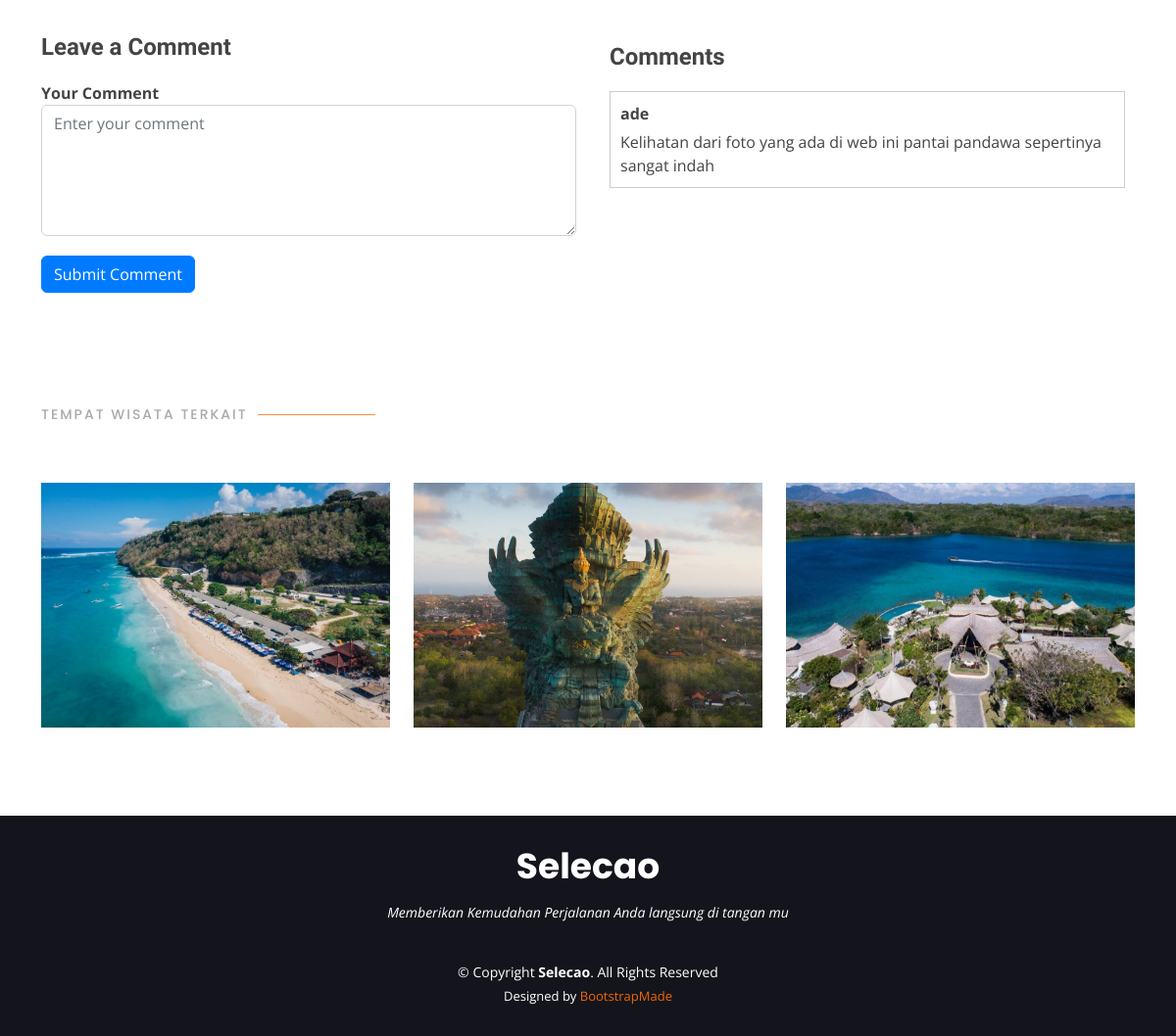
The app's page /portfolio-details-user.php?id_tempat_wisata=1 (signed in, lower part), older data.
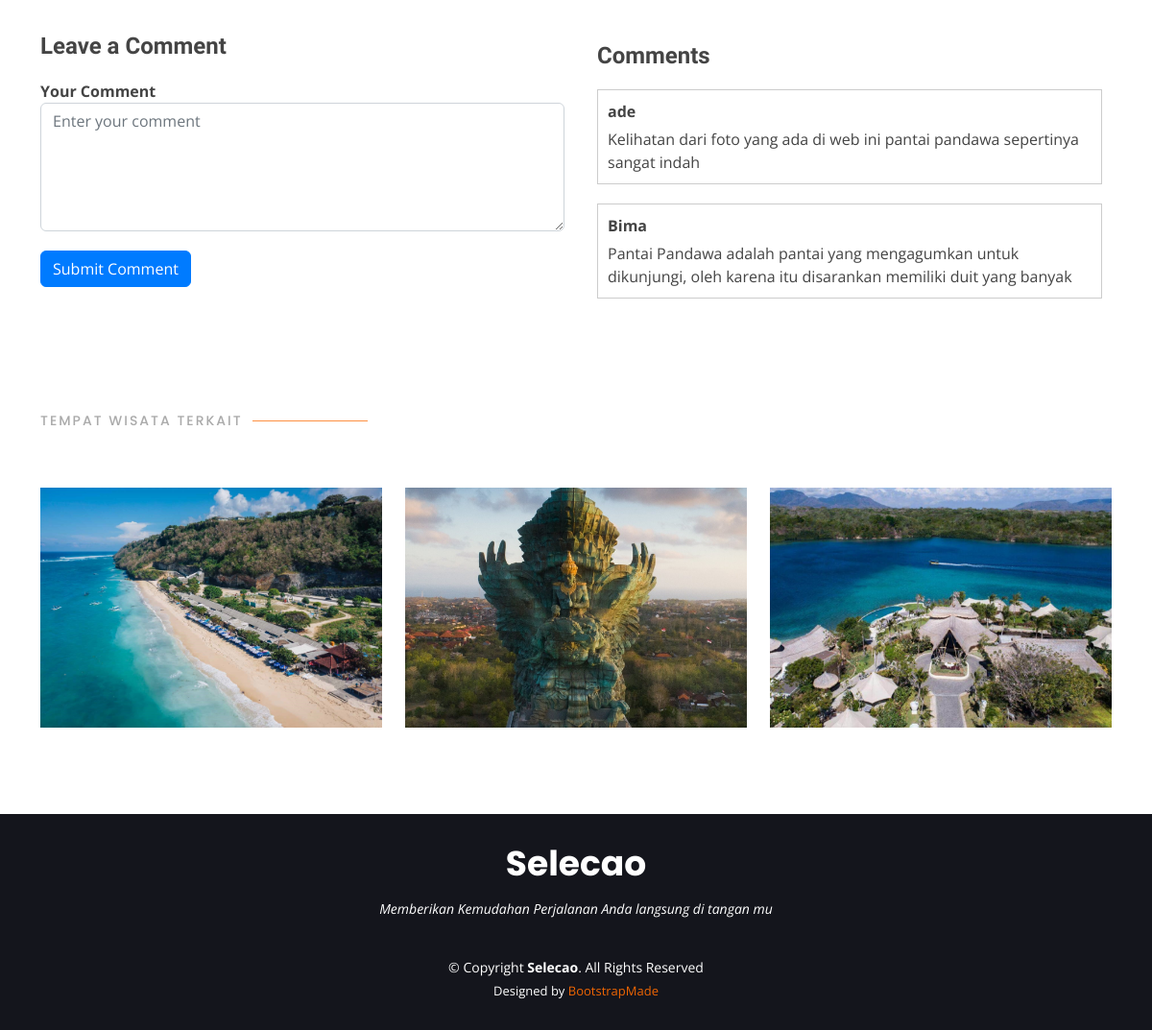
The same page, newer data.
### tables this page shows
CREATE TABLE `komentar` (
  `id_komentar` int(11) NOT NULL,
  `komentar` text NOT NULL,
  `name_user` varchar(100) NOT NULL,
  `id_tempat_wisata` int(11) NOT NULL
);

CREATE TABLE `tempat_wisata` (
  `id_tempat_wisata` int(11) NOT NULL,
  `name_tw` varchar(255) NOT NULL,
  `deskripsi` text NOT NULL,
  `image_tw` varchar(255) NOT NULL,
  `id_daerah_wisata` int(11) NOT NULL,
  `id_kategori` int(11) NOT NULL
);

### public/portfolio-details-user.php (the view, shortened to what this page needs)
<!DOCTYPE html>
<html lang="en">
<head>
    <link href="assets/vendor/animate.css/animate.min.css" rel="stylesheet">
    <link href="assets/vendor/aos/aos.css" rel="stylesheet">
    <link href="assets/vendor/bootstrap/css/bootstrap.min.css" rel="stylesheet">
    <link href="assets/vendor/bootstrap-icons/bootstrap-icons.css" rel="stylesheet">
    <link href="assets/vendor/boxicons/css/boxicons.min.css" rel="stylesheet">
    <link href="assets/vendor/glightbox/css/glightbox.min.css" rel="stylesheet">
    <link href="assets/vendor/remixicon/remixicon.css" rel="stylesheet">
    <link href="assets/vendor/swiper/swiper-bundle.min.css" rel="stylesheet">
    <link href="assets/css/style.css" rel="stylesheet">
</head>
<body>
    <main id="main">
        <section id="portfolio-details" class="portfolio-details">
            <div class="container">
                <div class="row gy-4">
                                <?php
                                $id_tempat_wisata = $_GET['id_tempat_wisata'];
                                ?>
                    <div class="portfolio-comments">
                        <div class="row">
                            <div class="col-lg-6">
                                <h3>Leave a Comment</h3>
                                <form class="comment-form" action="proses-add.php" method="post">
                                    <div class="form-group">
                                        <label for="comment">Your Comment</label>
                                        <textarea class="form-control" id="comment" rows="5" placeholder="Enter your comment" name="komentar" required></textarea>
                                    </div>
                                    <button type="submit" class="btn btn-primary" name="submit_komentar">Submit Comment</button>
                                </form>
                            </div>
                            <div class="col-lg-6">
                                <div class="comment-list">
                                    <h3>Comments</h3>
                                    <?php
                                    include "../config/config.php";
                                    $data = mysqli_query($host, "SELECT * FROM `komentar` WHERE id_tempat_wisata = $id_tempat_wisata");
                                    ?>
                                    <?php foreach ($data as $comment) : ?>
                                        <div class="comment">
                                            <div class="comment-author"><?php echo $comment['name_user']; ?></div>
                                            <div class="comment-content"><?php echo $comment['komentar']; ?></div>
                                        </div>
                                    <?php endforeach; ?>
                                </div>
                            </div>
                        </div>
                    </div>
                </div>
            </div>
        </section>
        <section id="portfolio" class="portfolio">
            <div class="container">
                <div class="section-title" data-aos="fade-up">
                    <h2>Tempat Wisata Terkait</h2>
                </div>
                <div class="row">
                    <div class="container">
                        <div class="row portfolio-container" data-aos="fade-up">
                            <?php
                            include "../config/config.php";
                            $data = mysqli_query($host, "SELECT `tw`.`id_tempat_wisata`, `tw`.`name_tw`, `tw`.`deskripsi`, `tw`.`image_tw`, `dw`.`name_dw`, `ka`.`id_kategori`, `ka`.`name_kategori`
                        FROM `tempat_wisata` AS `tw`
                        JOIN `daerah_wisata` AS `dw` ON `tw`.`id_daerah_wisata` = `dw`.`id_daerah_wisata`
                        JOIN `kategori` AS `ka` ON `tw`.`id_kategori` = `ka`.`id_kategori`
                        WHERE `tw`.`id_daerah_wisata` = (SELECT `id_daerah_wisata` FROM `tempat_wisata` WHERE `id_tempat_wisata` = '$id_tempat_wisata')");
                            while ($d = mysqli_fetch_array($data)) {
                            ?>
                                <div class="col-lg-4 col-md-6 portfolio-item filter-card">
                                    <div class="portfolio-img"><img src="../admin/assets/img/<?php echo $d["image_tw"]; ?>" class="img-fluid" alt="image"></div>
                                </div>
                            <?php
                            }
                            ?>
                        </div>
                    </div>
                </div>
            </div>
        </section>
    </main>
    <footer id="footer">
        <div class="container">
            <h3>Selecao</h3>
            <p>Memberikan Kemudahan Perjalanan Anda langsung di tangan mu</p>
            <div class="copyright">
                &copy; Copyright <strong><span>Selecao</span></strong>. All Rights Reserved
            </div>
            <div class="credits">
                Designed by <a href="https://bootstrapmade.com/">BootstrapMade</a>
            </div>
        </div>
    </footer>
</body>
</html>

Row changes from the older to the newer data that the page shows:
added komentar: name_user "Bima", komentar "Pantai Pandawa adalah pantai yang mengagumkan untuk dikunjungi, oleh karena itu disarankan memiliki duit yang banyak"
